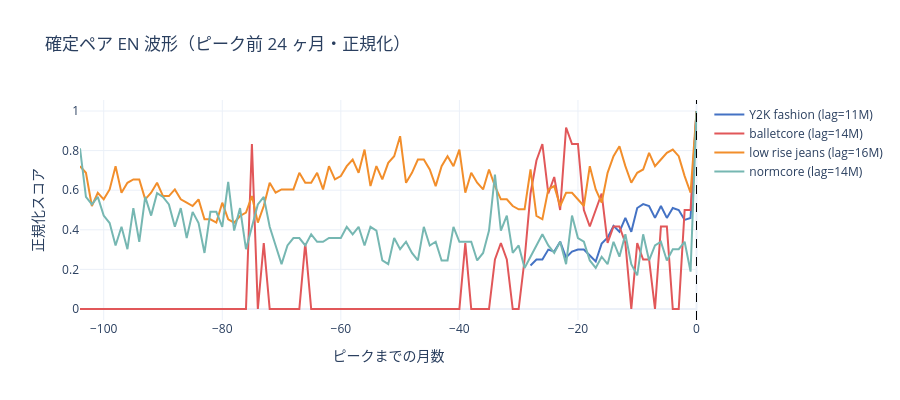

The cell this chart's notebook holds for it:
### Markdown cell above
## 3. EN 波形比較（確定ペア）

**このグラフの目的**

DTW アナログマッチングは「波形の形の類似度」でテンプレートを選ぶ。
そのため「4本のテンプレートが互いに形が違うこと」が重要で、似たような形のテンプレートが複数あると
どのキーワードにも同じラグが当たってしまい、ラグ推定の意味が薄れる。

ここでは 4 本の EN 波形を**ピーク=1 に正規化し横軸をピークまでの月数に揃えて**重ね描きすることで、
テンプレートの形状多様性を確認する。

**グラフの見方**
- 横軸: ピーク時点（x=0）を基準とした月数（マイナス方向 = ピーク前）
- 縦軸: 正規化スコア（ピーク=1.0）
- 各線の形が「そのキーワードの流行の立ち上がり方」を示す

**観察と考察**

4ペアは取得期間も geo もバラバラ（2016-2021 / 2021-2026、styles / items）だが、
いずれも「緩やかな助走 → ピークへの急上昇」という共通のパターンを持つ。
一方でピークまでの立ち上がり速度や肩の形には違いがあり、テンプレートとして識別可能な多様性が確認できる。

新規キーワードの波形がどのテンプレートに最も近いかによって 11〜16ヶ月の範囲でラグを選択でき、
平均値（13.8ヶ月）を使うより精度が上がる設計になっている。

### Code cell
colors = ['#4472C4', '#E15759', '#F28E2B', '#76B7B2']
fig_wave = go.Figure()

for pair, color in zip(LAG_PAIRS, colors):
    s = load_category(pair['en_cat'], pair['en_period'])[pair['en_kw']]
    _, peak_date = get_peak(s)
    start = peak_date - pd.DateOffset(months=24)
    wave = s[(s.index >= start) & (s.index <= peak_date)].fillna(0)
    peak_val = wave.max()
    norm_wave = wave / peak_val if peak_val > 0 else wave
    x_months = list(range(-len(norm_wave) + 1, 1))
    fig_wave.add_trace(go.Scatter(
        x=x_months, y=norm_wave.values,
        name=f"{pair['en_kw']} (lag={pair['lag_months']}M)",
        line=dict(color=color, width=2),
    ))

fig_wave.add_vline(x=0, line=dict(color='black', dash='dash', width=1))
fig_wave.update_layout(
    title='確定ペア EN 波形（ピーク前 24 ヶ月・正規化）',
    xaxis_title='ピークまでの月数', yaxis_title='正規化スコア',
    height=400, template='plotly_white',
)
fig_wave.show()

### Figure 1 — Plotly figure (JSON) as saved in the notebook; plotly's stock layout.template omitted (floating-point values rounded to 4 significant figures)
{"data": [{"line": {"color": "#4472C4", "width": 2}, "name": "Y2K fashion (lag=11M)", "type": "scatter", "x": [-28, -27, -26, -25, -24, -23, -22, -21, -20, -19, -18, -17, -16, -15, -14, -13, -12, -11, -10, -9, -8, -7, -6, -5, -4, -3, -2, -1, 0], "y": [0.22, 0.25, 0.25, 0.3, 0.29, 0.34, 0.26, 0.29, 0.3, 0.3, 0.27, 0.24, 0.33, 0.36, 0.42, 0.39, 0.46, 0.39, 0.51, 0.53, 0.52, 0.46, 0.52, 0.46, 0.51, 0.5, 0.45, 0.46, 1.0]}, {"line": {"color": "#E15759", "width": 2}, "name": "balletcore (lag=14M)", "type": "scatter", "x": [-104, -103, -102, -101, -100, -99, -98, -97, -96, -95, -94, -93, -92, -91, -90, -89, -88, -87, -86, -85, -84, -83, -82, -81, -80, -79, -78, -77, -76, -75, -74, -73, -72, -71, -70, -69, -68, -67, -66, -65, -64, -63, -62, -61, -60, -59, -58, -57, -56, -55, -54, -53, -52, -51, -50, -49, -48, -47, -46, -45, -44, -43, -42, -41, -40, -39, -38, -37, -36, -35, -34, -33, -32, -31, -30, -29, -28, -27, -26, -25, -24, -23, -22, -21, -20, -19, -18, -17, -16, -15, -14, -13, -12, -11, -10, -9, -8, -7, -6, -5, -4, -3, -2, -1, 0], "y": [0.0, 0.0, 0.0, 0.0, 0.0, 0.0, 0.0, 0.0, 0.0, 0.0, 0.0, 0.0, 0.0, 0.0, 0.0, 0.0, 0.0, 0.0, 0.0, 0.0, 0.0, 0.0, 0.0, 0.0, 0.0, 0.0, 0.0, 0.0, 0.0, 0.8333, 0.0, 0.3333, 0.0, 0.0, 0.0, 0.0, 0.0, 0.0, 0.3333, 0.0, 0.0, 0.0, 0.0, 0.0, 0.0, 0.0, 0.0, 0.0, 0.0, 0.0, 0.0, 0.0, 0.0, 0.0, 0.0, 0.0, 0.0, 0.0, 0.0, 0.0, 0.0, 0.0, 0.0, 0.0, 0.0, 0.3333, 0.0, 0.0, 0.0, 0.0, 0.25, 0.3333, 0.25, 0.0, 0.0, 0.25, 0.5833, 0.75, 0.8333, 0.5833, 0.6667, 0.5, 0.9167, 0.8333, 0.8333, 0.5, 0.4167, 0.5, 0.5833, 0.3333, 0.4167, 0.4167, 0.3333, 0.0, 0.3333, 0.25, 0.25, 0.0, 0.4167, 0.4167, 0.0, 0.0, 0.5, 0.5, 1.0]}, {"line": {"color": "#F28E2B", "width": 2}, "name": "low rise jeans (lag=16M)", "type": "scatter", "x": [-104, -103, -102, -101, -100, -99, -98, -97, -96, -95, -94, -93, -92, -91, -90, -89, -88, -87, -86, -85, -84, -83, -82, -81, -80, -79, -78, -77, -76, -75, -74, -73, -72, -71, -70, -69, -68, -67, -66, -65, -64, -63, -62, -61, -60, -59, -58, -57, -56, -55, -54, -53, -52, -51, -50, -49, -48, -47, -46, -45, -44, -43, -42, -41, -40, -39, -38, -37, -36, -35, -34, -33, -32, -31, -30, -29, -28, -27, -26, -25, -24, -23, -22, -21, -20, -19, -18, -17, -16, -15, -14, -13, -12, -11, -10, -9, -8, -7, -6, -5, -4, -3, -2, -1, 0], "y": [0.7214, 0.6879, 0.5201, 0.5872, 0.5537, 0.604, 0.7214, 0.5872, 0.6376, 0.6543, 0.6543, 0.5537, 0.5872, 0.6376, 0.5704, 0.5704, 0.604, 0.5537, 0.5369, 0.5201, 0.5537, 0.453, 0.453, 0.4362, 0.5369, 0.453, 0.4362, 0.4698, 0.4866, 0.5704, 0.4362, 0.5201, 0.6376, 0.5872, 0.604, 0.604, 0.604, 0.6879, 0.6376, 0.6376, 0.6879, 0.604, 0.7214, 0.6543, 0.6711, 0.7214, 0.755, 0.6879, 0.8053, 0.6208, 0.7214, 0.6543, 0.7382, 0.7718, 0.8725, 0.6376, 0.6879, 0.755, 0.755, 0.7047, 0.6208, 0.7214, 0.7718, 0.7214, 0.8053, 0.5872, 0.6879, 0.6376, 0.604, 0.7047, 0.6208, 0.5537, 0.5537, 0.5201, 0.5033, 0.5033, 0.7047, 0.4698, 0.453, 0.604, 0.6208, 0.5201, 0.5872, 0.5872, 0.5537, 0.5201, 0.7214, 0.604, 0.5369, 0.6879, 0.7718, 0.8221, 0.7214, 0.6376, 0.6879, 0.7047, 0.7886, 0.7214, 0.755, 0.7886, 0.8053, 0.7718, 0.6711, 0.5872, 1.0]}, {"line": {"color": "#76B7B2", "width": 2}, "name": "normcore (lag=14M)", "type": "scatter", "x": [-104, -103, -102, -101, -100, -99, -98, -97, -96, -95, -94, -93, -92, -91, -90, -89, -88, -87, -86, -85, -84, -83, -82, -81, -80, -79, -78, -77, -76, -75, -74, -73, -72, -71, -70, -69, -68, -67, -66, -65, -64, -63, -62, -61, -60, -59, -58, -57, -56, -55, -54, -53, -52, -51, -50, -49, -48, -47, -46, -45, -44, -43, -42, -41, -40, -39, -38, -37, -36, -35, -34, -33, -32, -31, -30, -29, -28, -27, -26, -25, -24, -23, -22, -21, -20, -19, -18, -17, -16, -15, -14, -13, -12, -11, -10, -9, -8, -7, -6, -5, -4, -3, -2, -1, 0], "y": [0.8113, 0.566, 0.5283, 0.566, 0.4717, 0.434, 0.3208, 0.4151, 0.3019, 0.5094, 0.3396, 0.566, 0.4717, 0.5849, 0.566, 0.5283, 0.4151, 0.5094, 0.3585, 0.4906, 0.434, 0.283, 0.4906, 0.4906, 0.4151, 0.6415, 0.3962, 0.5094, 0.3019, 0.4151, 0.5283, 0.566, 0.4151, 0.3208, 0.2264, 0.3208, 0.3585, 0.3585, 0.3208, 0.3774, 0.3396, 0.3396, 0.3585, 0.3585, 0.3585, 0.4151, 0.3774, 0.4151, 0.3208, 0.4151, 0.3962, 0.2453, 0.2264, 0.3585, 0.3019, 0.3396, 0.283, 0.2453, 0.4151, 0.3208, 0.3396, 0.2453, 0.2453, 0.4151, 0.3396, 0.3396, 0.3396, 0.2453, 0.283, 0.3962, 0.6792, 0.3962, 0.4717, 0.283, 0.3208, 0.2075, 0.2642, 0.3208, 0.3774, 0.3208, 0.283, 0.3396, 0.2264, 0.4717, 0.3585, 0.3396, 0.2453, 0.2075, 0.2642, 0.2264, 0.3396, 0.2642, 0.3774, 0.2264, 0.1698, 0.3774, 0.2453, 0.3208, 0.3396, 0.2453, 0.3019, 0.3019, 0.3396, 0.1887, 1.0]}], "layout": {"height": 400, "shapes": [{"line": {"color": "black", "dash": "dash", "width": 1}, "type": "line", "x0": 0, "x1": 0, "xref": "x", "y0": 0, "y1": 1, "yref": "y domain"}], "title": {"text": "確定ペア EN 波形（ピーク前 24 ヶ月・正規化）"}, "xaxis": {"title": {"text": "ピークまでの月数"}}, "yaxis": {"title": {"text": "正規化スコア"}}}}
